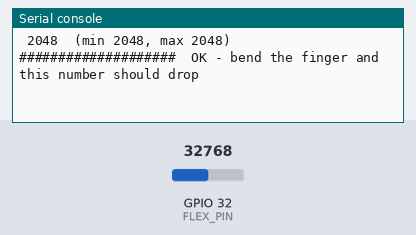
The program below on a simulated ESP32 board running MicroPython. On the bench: the last lines printed to the serial console. Inputs (shaded band) come from the test bench; at power-on: GPIO 32 (FLEX_PIN) = 32768 (analog values on the 0–65535 scale).

Above: at 1.2 s.
1.3 s: GPIO 32 (FLEX_PIN) set to 19660
At 1.57 s:
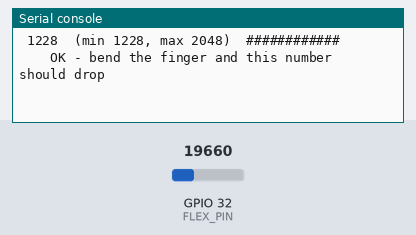
2.9 s: GPIO 32 (FLEX_PIN) set to 7864
At 3.18 s:
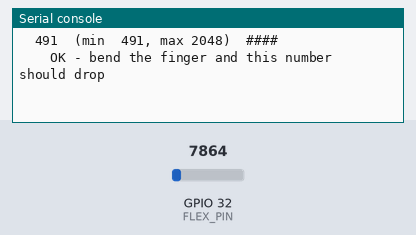
4.5 s: GPIO 32 (FLEX_PIN) set to 0
At 4.79 s:
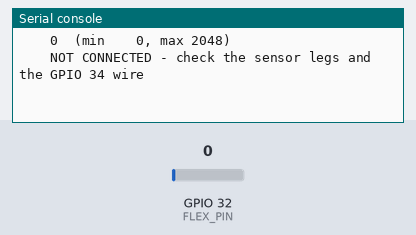
6.1 s: GPIO 32 (FLEX_PIN) set to 32767
At 6.4 s:
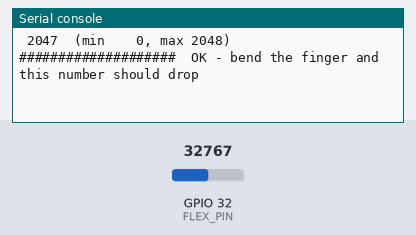
7.7 s: GPIO 32 (FLEX_PIN) set to 65535
At 8.02 s:
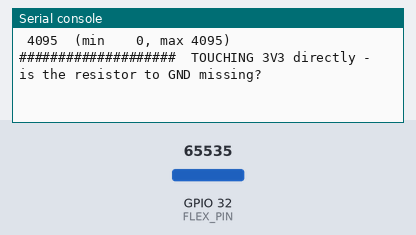

The program:

flex_test.py
```python
"""AirPen glove - index finger flex sensor test on GPIO 34 (MicroPython, Thonny).

Prints the GPIO 34 reading five times a second with a simple bar, and says
what the number means. Bend and straighten the index finger and watch it move.
"""

from machine import ADC, Pin
import time

FLEX_PIN = 32
SAMPLES = 8
DISCONNECTED_BELOW = 40   # A sensor that is not wired in reads close to zero.
SHORTED_ABOVE = 4000      # The pin is touching 3V3 directly, skipping the sensor.

adc = ADC(Pin(FLEX_PIN))
adc.atten(ADC.ATTN_11DB)  # Full 0-3.3 V range.


def read_flex():
    """Return a steady 0-4095 reading."""
    total = 0
    for _ in range(SAMPLES):
        total += adc.read_u16()
    return (total // SAMPLES) >> 4


def describe(value):
    if value < DISCONNECTED_BELOW:
        return "NOT CONNECTED - check the sensor legs and the GPIO 34 wire"
    if value > SHORTED_ABOVE:
        return "TOUCHING 3V3 directly - is the resistor to GND missing?"
    return "OK - bend the finger and this number should drop"


print("GPIO 34 flex test - press Ctrl+C to stop\n")
lowest, highest = 4095, 0
while True:
    value = read_flex()
    lowest = min(lowest, value)
    highest = max(highest, value)
    bar = "#" * (value // 100)
    print("{:5d}  (min {:4d}, max {:4d})  {:<20}  {}".format(
        value, lowest, highest, bar[:20], describe(value)))
    time.sleep_ms(200)
```

Measured:
- after the input at 1.3 s, the serial console: prints a new line after 0.11 s (image 1)
- after the input at 2.9 s, the serial console: prints a new line after 0.12 s (image 2)
- after the input at 4.5 s, the serial console: prints a new line after 0.14 s (image 3)
- after the input at 6.1 s, the serial console: prints a new line after 0.15 s (image 4)
- after the input at 7.7 s, the serial console: prints a new line after 0.16 s (image 5)
